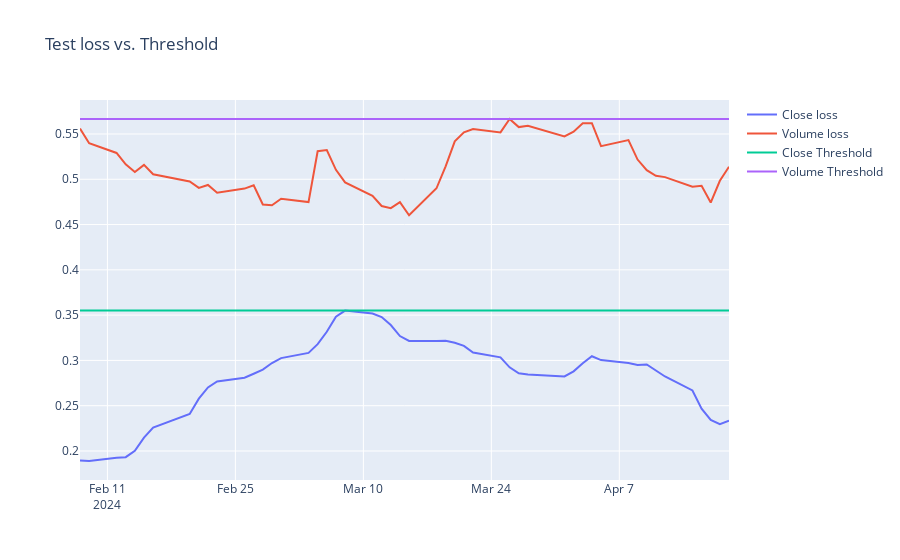

Source (notebook cell):
### Code cell
fig = go.Figure()
fig.add_trace(go.Scatter(x=anomaly_df['Date'], y=anomaly_df['Close_Loss'], name='Close loss'))
fig.add_trace(go.Scatter(x=anomaly_df['Date'], y=anomaly_df['Volume_Loss'], name='Volume loss'))
fig.add_trace(go.Scatter(x=anomaly_df['Date'], y=np.array([close_threshold]*len(anomaly_df)), name='Close Threshold'))
fig.add_trace(go.Scatter(x=anomaly_df['Date'], y=np.array([volume_threshold]*len(anomaly_df)), name='Volume Threshold'))
fig.update_layout(showlegend=True, title='Test loss vs. Threshold')
fig.show()
